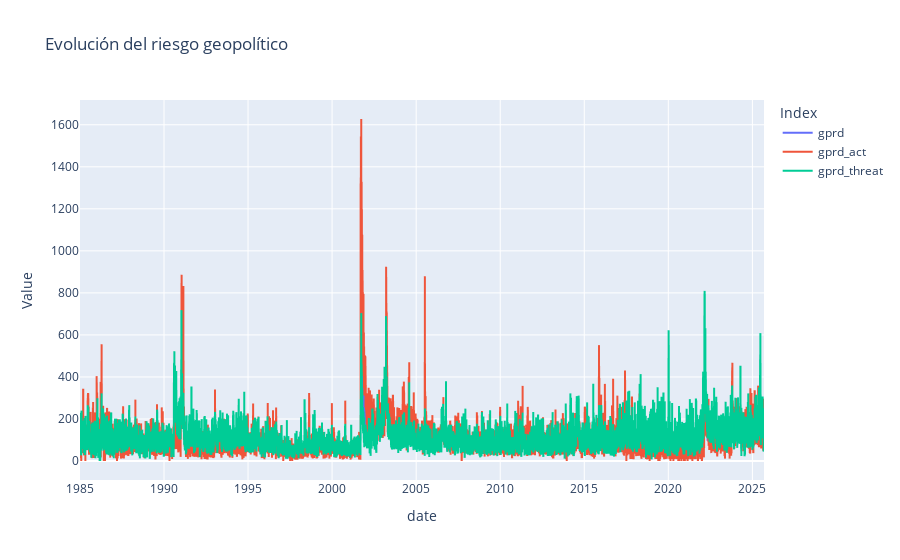

Here is the notebook cell this chart was saved with:
### Code cell
risk_cols = ['gprd', 'gprd_act', 'gprd_threat']

df_risk = df.melt(
    id_vars='date',
    value_vars=risk_cols,
    var_name='Index',
    value_name='Value'
)

fig = px.line(
    df_risk,
    x='date',
    y='Value',
    color='Index',
    title='Evolución del riesgo geopolítico'
)
fig.show()

### Figure 1 — Plotly figure (JSON) as saved in the notebook; plotly's stock layout.template omitted (floating-point values rounded to 4 significant figures; data arrays with more than 128 entries replaced by an {"elided": "..."} marker saying what was removed)
{"data": [{"hovertemplate": "Index=gprd<br>date=%{x}<br>Value=%{y}<extra></extra>", "legendgroup": "gprd", "line": {"color": "#636efa", "dash": "solid"}, "marker": {"symbol": "circle"}, "mode": "lines", "name": "gprd", "showlegend": true, "type": "scattergl", "x": {"elided": "10571 str values"}, "xaxis": "x", "y": {"elided": "10571 float values"}, "yaxis": "y"}, {"hovertemplate": "Index=gprd_act<br>date=%{x}<br>Value=%{y}<extra></extra>", "legendgroup": "gprd_act", "line": {"color": "#EF553B", "dash": "solid"}, "marker": {"symbol": "circle"}, "mode": "lines", "name": "gprd_act", "showlegend": true, "type": "scattergl", "x": {"elided": "10571 str values"}, "xaxis": "x", "y": {"elided": "10571 float values"}, "yaxis": "y"}, {"hovertemplate": "Index=gprd_threat<br>date=%{x}<br>Value=%{y}<extra></extra>", "legendgroup": "gprd_threat", "line": {"color": "#00cc96", "dash": "solid"}, "marker": {"symbol": "circle"}, "mode": "lines", "name": "gprd_threat", "showlegend": true, "type": "scattergl", "x": {"elided": "10571 str values"}, "xaxis": "x", "y": {"elided": "10571 float values"}, "yaxis": "y"}], "layout": {"legend": {"title": {"text": "Index"}, "tracegroupgap": 0}, "title": {"text": "Evolución del riesgo geopolítico"}, "xaxis": {"anchor": "y", "domain": [0, 1], "title": {"text": "date"}}, "yaxis": {"anchor": "x", "domain": [0, 1], "title": {"text": "Value"}}}}
